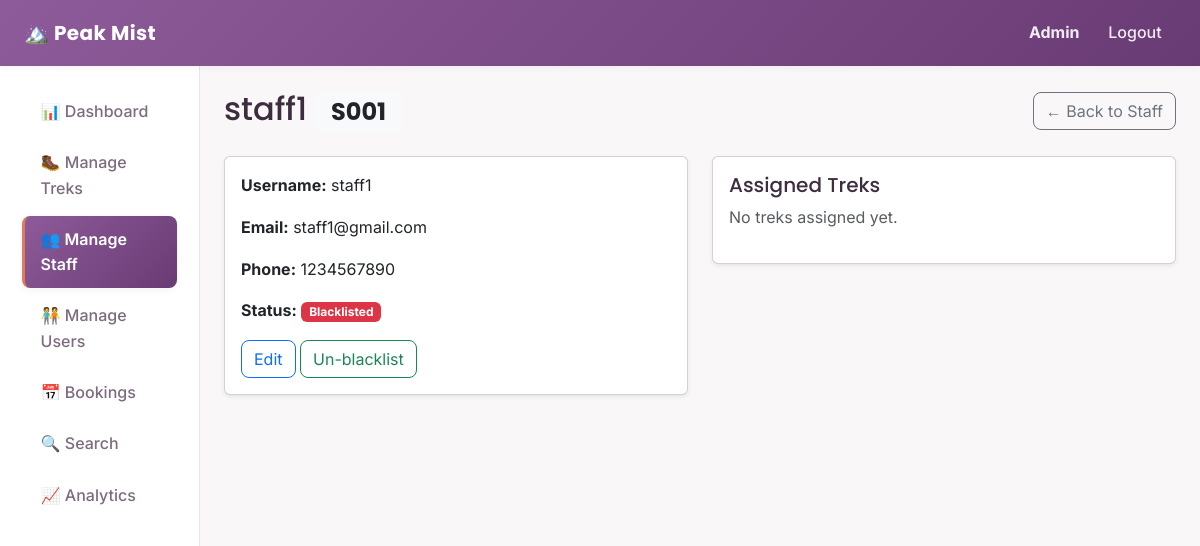
/admin/staff/2 (signed in), run on the app's committed database.
### backend/models.py (models this page shows, shortened)
class User(db.Model, UserMixin):
    __tablename__ = "users"
    id = db.Column(db.Integer, primary_key=True)
    username = db.Column(db.String(80), unique=True, nullable=False)
    password_hash = db.Column(db.String(200), nullable=False)
    full_name = db.Column(db.String(120), nullable=False)
    email = db.Column(db.String(120), unique=True, nullable=False)
    phone = db.Column(db.String(20), nullable=True)
    role = db.Column(db.String(20), nullable=False, default="user")
    is_blacklisted = db.Column(db.Boolean, default=False, nullable=False)
    created_at = db.Column(db.DateTime, default=datetime.utcnow)
    staff_profile = db.relationship(
        "StaffProfile",
        backref="user",
        uselist=False,
        cascade="all, delete-orphan"
    )
    bookings = db.relationship(
        "Booking",
        backref="user",
        cascade="all, delete-orphan"
    )

class StaffProfile(db.Model):
    __tablename__ = "staff_profiles"
    id = db.Column(db.Integer, primary_key=True)
    user_id = db.Column(db.Integer, db.ForeignKey("users.id"), nullable=False)
    status = db.Column(db.String(20), default="pending")
    assigned_treks = db.relationship("Trek", backref="staff", lazy=True)
    @property
    def display_id(self):
        return f"S{self.id:03d}"

### backend/routes.py (the view)
@admin_bp.route("/staff/<int:user_id>")
@login_required
@role_required("admin")
def staff_detail(user_id):
    staff_user = User.query.filter_by(id=user_id, role="staff").first_or_404()
    return render_template("admin/staff_detail.html", staff=staff_user)

### backend/routes.py (called while the page is built)
def role_required(*allowed_roles):
    def decorator(view_function):
        @wraps(view_function)
        def wrapped_view(*args, **kwargs):
            if current_user.role not in allowed_roles:
                abort(403)
            return view_function(*args, **kwargs)
        return wrapped_view
    return decorator

### templates/admin/staff_detail.html (shortened to what this page needs)
{% extends "layout_dashboard.html" %}
{% import "admin/_status_badge.html" as badges %}
{% set active_page = 'staff' %}
{% block content %}
<div class="d-flex justify-content-between align-items-center mb-4">
    <h2 class="mb-0">{{ staff.full_name }} <span class="badge bg-light text-dark">{{ staff.staff_profile.display_id }}</span></h2>
    <a href="{{ url_for('admin.staff_list') }}" class="btn btn-outline-secondary">&larr; Back to Staff</a>
</div>
<div class="row">
    <div class="col-md-6">
        <div class="card shadow-sm mb-4">
            <div class="card-body">
                <p><strong>Username:</strong> {{ staff.username }}</p>
                <p><strong>Email:</strong> {{ staff.email }}</p>
                <p><strong>Phone:</strong> {{ staff.phone or "-" }}</p>
                <p>
                    <strong>Status:</strong>
                    {% if staff.is_blacklisted %}
                        <span class="badge bg-danger">Blacklisted</span>
                    {% else %}
                        <span class="badge bg-success">Active</span>
                    {% endif %}
                </p>
                <a href="{{ url_for('admin.edit_staff', user_id=staff.id) }}" class="btn btn-outline-primary">Edit</a>
                <form method="POST" action="{{ url_for('admin.toggle_blacklist', user_id=staff.id) }}" class="d-inline">
                    {% if staff.is_blacklisted %}
                        <button type="submit" class="btn btn-outline-success">Un-blacklist</button>
                    {% else %}
                        <button type="submit" class="btn btn-outline-danger">Blacklist</button>
                    {% endif %}
                </form>
            </div>
        </div>
    </div>
    <div class="col-md-6">
        <div class="card shadow-sm">
            <div class="card-body">
                <h5>Assigned Treks</h5>
                {% if staff.staff_profile and staff.staff_profile.assigned_treks %}
                    <ul class="list-group">
                        {% for trek in staff.staff_profile.assigned_treks %}
                        <li class="list-group-item d-flex justify-content-between align-items-center">
                            <a href="{{ url_for('admin.trek_details', trek_id=trek.id) }}">{{ trek.name }}</a>
                            {{ badges.status_badge(trek.status) }}
                        </li>
                        {% endfor %}
                    </ul>
                {% else %}
                    <p class="text-muted">No treks assigned yet.</p>
                {% endif %}
            </div>
        </div>
    </div>
</div>
{% endblock %}

### templates/layout_dashboard.html (shortened to what this page needs)
<!DOCTYPE html>
<html lang="en">
<head>
    <link
        href="https://cdnjs.cloudflare.com/ajax/libs/bootstrap/5.3.3/css/bootstrap.min.css"
        rel="stylesheet">
    <link rel="stylesheet" href="{{ url_for('static', filename='css/styles.css') }}">
</head>
<body>
    <nav class="navbar navbar-expand-lg navbar-trek">
        <div class="container-fluid px-4">
            <a class="navbar-brand fw-bold" href="{{ url_for('auth.home') }}">
                🏔️ Peak Mist
            </a>
            <div class="navbar-collapse" id="navMenu">
                <ul class="navbar-nav ms-auto align-items-lg-center">
                    <li class="nav-item">
                        <span class="nav-link">
                            <strong>{{ current_user.full_name }}</strong>
                        </span>
                    </li>
                    <li class="nav-item">
                        <a class="nav-link" href="{{ url_for('auth.logout') }}">Logout</a>
                    </li>
                </ul>
            </div>
        </div>
    </nav>
    <div class="container-fluid">
        <div class="row">
            <nav class="col-md-3 col-lg-2 sidebar">
                <ul class="nav flex-column">
                    {% if current_user.role == 'admin' %}
                        <li class="nav-item">
                            <a class="nav-link {% if active_page == 'dashboard' %}active{% endif %}"
                               href="{{ url_for('admin.dashboard') }}">📊 Dashboard</a>
                        </li>
                        <li class="nav-item">
                            <a class="nav-link {% if active_page == 'treks' %}active{% endif %}"
                               href="{{ url_for('admin.treks') }}">🥾 Manage Treks</a>
                        </li>
                        <li class="nav-item">
                            <a class="nav-link {% if active_page == 'staff' %}active{% endif %}"
                               href="{{ url_for('admin.staff_list') }}">👥 Manage Staff</a>
                        </li>
                        <li class="nav-item">
                            <a class="nav-link {% if active_page == 'users' %}active{% endif %}"
                               href="{{ url_for('admin.users_list') }}">🧑‍🤝‍🧑 Manage Users</a>
                        </li>
                        <li class="nav-item">
                            <a class="nav-link {% if active_page == 'bookings' %}active{% endif %}"
                               href="{{ url_for('admin.bookings_list') }}">📅 Bookings</a>
                        </li>
                        <li class="nav-item">
                            <a class="nav-link {% if active_page == 'search' %}active{% endif %}"
                               href="{{ url_for('admin.search') }}">🔍 Search</a>
                        </li>
                        <li class="nav-item">
                            <a class="nav-link {% if active_page == 'analytics' %}active{% endif %}"
                               href="{{ url_for('admin.analytics') }}">📈 Analytics</a>
                        </li>
                    {% endif %}
                </ul>
            </nav>
            <main class="col-md-9 col-lg-10 p-4">
                {% block content %}{% endblock %}
            </main>
        </div>
    </div>
</body>
</html>

### static/css/styles.css (style rules this page uses)
:root { --primary: #8d5b99; --primary-dark: #693b74; --primary-light: #f6eef7; --secondary: #e07a5f; --secondary-dark: #c2593e; --secondary-light: #fdf1ee; --white: #ffffff; --off-white: #faf7f9; --border: #eee3ed; --text-dark: #3d2e3f; --text-light: #7d6b7f; --yellow: #f4d35e; --pink: #f28482; --purple-light: #b5a2e3; --mint: #63c9a5; --coral: #e07a5f; --sky: #6fb3e0; --sky-deep: #2f7ab8; --shadow-small: 0 2px 8px rgba(61, 46, 63, 0.05); --shadow-medium: 0 8px 24px rgba(61, 46, 63, 0.08); --shadow-large: 0 16px 40px rgba(61, 46, 63, 0.12); --radius: 14px; --radius-small: 8px; }
* { box-sizing: border-box; }
body { background-color: var(--off-white); font-family: "Inter", "Segoe UI", Arial, sans-serif; color: var(--text-dark); line-height: 1.6; }
h1, h2, h3, h4, h5, h6 { font-family: "Poppins", "Segoe UI", Arial, sans-serif; color: var(--text-dark); }
a { color: var(--primary-dark); text-decoration: none; }
.navbar-trek { background: linear-gradient(135deg, var(--primary) 0%, var(--primary-dark) 100%) !important; box-shadow: var(--shadow-small); padding-top: 0.75rem; padding-bottom: 0.75rem; }
.navbar-trek .navbar-brand { color: var(--white) !important; font-family: "Poppins", sans-serif; font-weight: 700; letter-spacing: 0.02em; }
.navbar-trek .nav-link { color: rgba(255, 255, 255, 0.9) !important; font-weight: 500; border-radius: var(--radius-small); padding: 0.45rem 0.9rem !important; transition: background-color 0.2s ease, color 0.2s ease; }
.btn { border-radius: var(--radius-small); }
.sidebar { background-color: var(--white); border-right: 1px solid var(--border); min-height: calc(100vh - 56px); padding-top: 1.25rem; }
.sidebar .nav-link { display: flex; align-items: center; gap: 0.65rem; color: var(--text-light); padding: 0.65rem 1rem; border-radius: var(--radius-small); margin: 0.15rem 0.6rem; font-weight: 500; border-left: 3px solid transparent; transition: background-color 0.2s ease, color 0.2s ease, border-color 0.2s ease; }
.sidebar .nav-link.active { background: linear-gradient(135deg, var(--primary) 0%, var(--primary-dark) 100%); color: var(--white); font-weight: 600; border-left-color: var(--secondary); box-shadow: var(--shadow-small); }

### data on the page
User: full_name "Admin"
User: full_name "staff1", username "staff1", email "staff1@gmail.com", phone "1234567890"
StaffProfile: staff_profile.display_id "S001"
